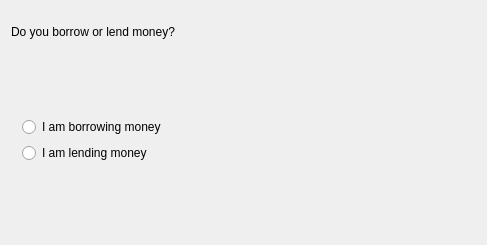
<?xml version="1.0" encoding="UTF-8"?>
<ui version="4.0">
 <class>LendBorrowWizardPageDecl</class>
 <widget class="QWizardPage" name="LendBorrowWizardPageDecl">
  <attribute name="title">
    <string>Lending or borrowing money</string>
  </attribute>
  <layout class="QVBoxLayout">
    <property name="margin">
      <number>11</number>
    </property>
    <property name="spacing">
      <number>6</number>
    </property>
    <item>
      <widget class="QLabel" name="TextLabel3_2">
        <property name="text">
          <string>
Do you borrow or lend money?</string>
        </property>
        <property name="alignment">
          <set>Qt::AlignTop</set>
        </property>
        <property name="wordWrap">
          <bool>true</bool>
        </property>
      </widget>
    </item>
    <item>
      <spacer name="Spacer15">
        <property name="sizeHint">
          <size>
            <width>0</width>
            <height>61</height>
          </size>
        </property>
        <property name="sizeType">
          <enum>QSizePolicy::Expanding</enum>
        </property>
        <property name="orientation">
          <enum>Qt::Vertical</enum>
        </property>
      </spacer>
    </item>
    <item>
      <layout class="QHBoxLayout">
        <property name="margin">
          <number>0</number>
        </property>
        <property name="spacing">
          <number>6</number>
        </property>
        <item>
          <widget class="QFrame" name="frame_2">
            <property name="frameShape">
              <enum>QFrame::NoFrame</enum>
            </property>
            <layout class="QVBoxLayout">
              <property name="margin">
                <number>11</number>
              </property>
              <property name="spacing">
                <number>6</number>
              </property>
              <item>
                <widget class="QRadioButton" name="m_borrowButton">
                  <property name="text">
                    <string>I am borrowing money</string>
                  </property>
                  <attribute name="buttonGroup">
                    <string>ButtonGroup1</string>
                  </attribute>
                </widget>
              </item>
              <item>
                <widget class="QRadioButton" name="m_lendButton">
                  <property name="text">
                    <string>I am lending money</string>
                  </property>
                  <attribute name="buttonGroup">
                    <string>ButtonGroup1</string>
                  </attribute>
                </widget>
              </item>
            </layout>
          </widget>
        </item>
        <item>
          <spacer name="Spacer14">
            <property name="sizeHint">
              <size>
                <width>299</width>
                <height>0</height>
              </size>
            </property>
            <property name="sizeType">
              <enum>QSizePolicy::Expanding</enum>
            </property>
            <property name="orientation">
              <enum>Qt::Horizontal</enum>
            </property>
          </spacer>
        </item>
      </layout>
    </item>
    <item>
      <spacer name="Spacer16">
        <property name="sizeHint">
          <size>
            <width>0</width>
            <height>60</height>
          </size>
        </property>
        <property name="sizeType">
          <enum>QSizePolicy::Expanding</enum>
        </property>
        <property name="orientation">
          <enum>Qt::Vertical</enum>
        </property>
      </spacer>
    </item>
  </layout>
 </widget>
 <resources/>
 <connections/>
 <customwidgets>
 </customwidgets>
 <tabstops>
 </tabstops>
 <buttongroups>
  <buttongroup name="ButtonGroup1"/>
 </buttongroups>
</ui>
